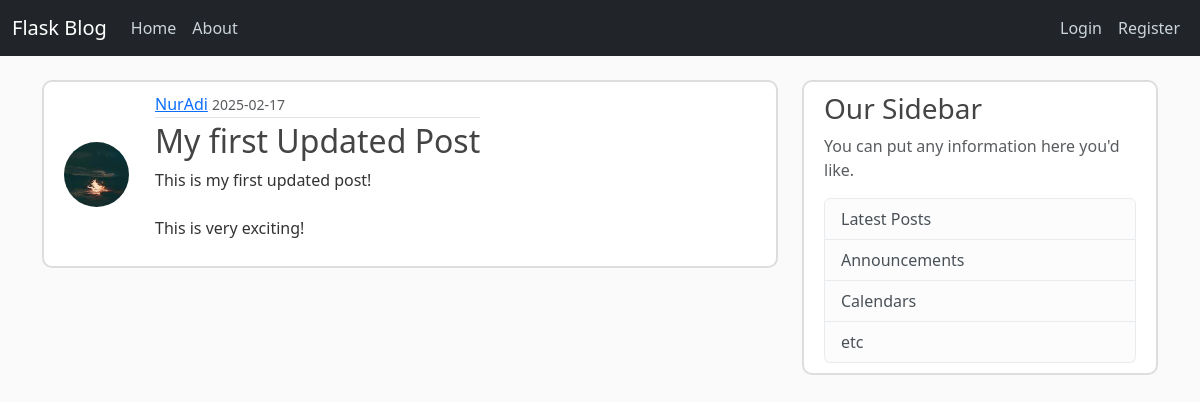
/post/1, run on the app's committed database.
### flaskblog/models.py (models this page shows, shortened)
class User(db.Model, UserMixin):
    id = db.Column(db.Integer, primary_key=True)
    username = db.Column(db.String(20), unique=True, nullable=False)
    email = db.Column(db.String(120), unique=True, nullable=False)
    image_file = db.Column(db.String(20), nullable=False, default='default.jpg')
    password = db.Column(db.String(60), nullable=False)
    posts = db.relationship('Post', backref='author', lazy=True)

class Post(db.Model):
    id = db.Column(db.Integer, primary_key=True)
    title = db.Column(db.String(20), nullable=False)
    date_posted = db.Column(db.DateTime, nullable=False, default=datetime.now)
    content = db.Column(db.Text, nullable=False)
    user_id = db.Column(db.Integer, db.ForeignKey('user.id'), nullable=False)

### flaskblog/routes.py (the view)
@app.route('/post/<int:post_id>')
def post(post_id):
    post = Post.query.get_or_404(post_id)
    return render_template('post.html', title=post.title, post=post)

### flaskblog/templates/post.html (shortened to what this page needs)
{% extends 'layout.html' %}
{% block content %}
    <article class="media content-section">
      <img class="rounded-circle article-img" src="{{ url_for('static', filename='profile_pics/' + post.author.image_file) }}">
      <div class="media-body">
        <div class="article-metadata">
          <a class="mr-2" href="#">{{ post.author.username }}</a>
          <small class="text-muted">{{ post.date_posted.strftime('%Y-%m-%d') }}</small>
        </div>
        <h2 class="article-title">{{ post.title }}</h2>
        <p class="article-content">{{ post.content }}</p>
      </div>
    </article>
{% endblock content %}

### flaskblog/static/main.css (style rules this page uses)
body { background: #fafafa; color: #333333; margin-top: 5rem; }
h1, h2, h3, h4, h5, h6 { color: #444444; }
.content-section { background: #ffffff; padding: 10px 20px; border: 2px solid #dddddd; border-radius: 10px; margin-bottom: 20px; }
.article-title { color: #444444; }
.article-content { white-space: pre-line; }
.article-img { height: 65px; width: 65px; margin-right: 16px; }
.article-metadata { padding-bottom: 1px; margin-bottom: 4px; border-bottom: 1px solid #e3e3e3 }
.media { display: flex; align-items: center; }
.media-body { margin-left: 10px; }

### data on the page
User: image_file (picture), author.username "NurAdi"
Post: date_posted "2025-02-17", title "My first Updated Post", content "This is my first updated post! This is very exciting!"
